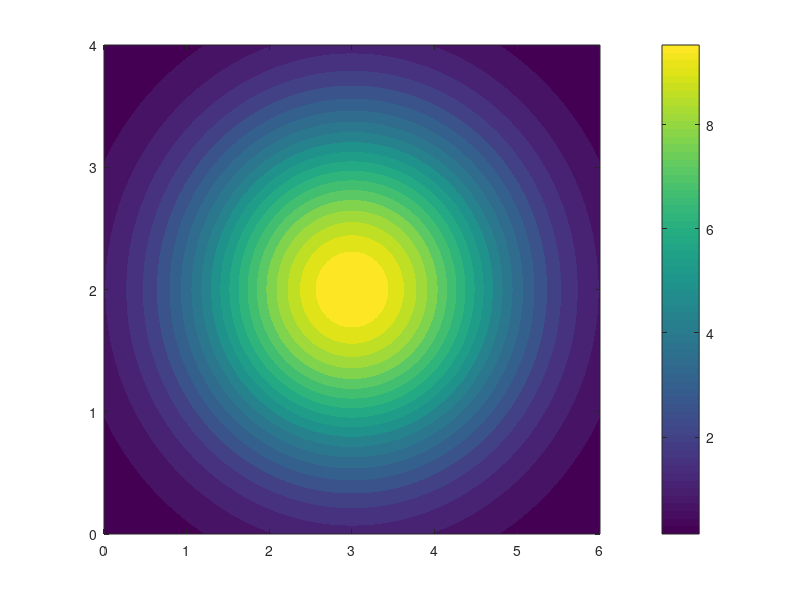

Source code (MATLAB): (Note: this script raises an error after producing the figure.)
%% Colormap de DESPLAZAMIENTOS de GEO5 (extraido del binario GeoFEM_5.dll)
%-- 8 anclas RGB, interpolacion lineal -> misma escala azul->rojo de GEO5.
%-- Corre en MATLAB 2017a y Hekatan Lab.

% Campo de desplazamiento de ejemplo (|d| maximo al centro)
[X,Y] = meshgrid(linspace(0,6,90), linspace(0,4,90));
d = 10*exp(-((X-3).^2/4 + (Y-2).^2/2));

figure;
contourf(X, Y, d, 20, 'LineStyle', 'none'); colorbar;
colormap(geo5disp);
title('Desplazamiento |d| [mm] - colormap GEO5'); xlabel('x [m]'); ylabel('y [m]');

%% ---- Colormap GEO5 desplazamientos (8 anclas del binario) ----
function cmap = geo5disp(N)
    if nargin < 1, N = 256; end
    A = [  0   0 255;      % azul
           0   0 176;      % navy
           0 176   0;      % verde oscuro
           0 255   0;      % verde
         255 255   0;      % amarillo
         255 128   0;      % naranja
         255   0   0;      % rojo
         176   0   0] / 255;  % rojo oscuro
    na = size(A,1);
    xi = linspace(1, na, N);
    cmap = [interp1(1:na, A(:,1), xi)', interp1(1:na, A(:,2), xi)', interp1(1:na, A(:,3), xi)'];
end
